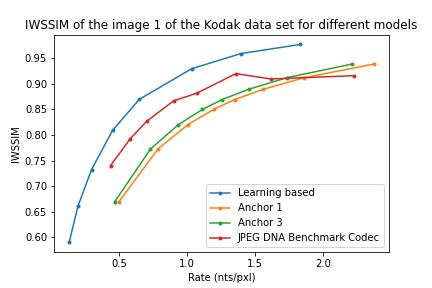
#> input picture CompressAI_pds/examples/Bin/kk/IWSSIMim1.jpeg, 432 x 288 px
$ python psnr.py ../../../../examples/Bin/kk/IWSSIMim1.jpeg ../../../../examples/Bin/kk/IWSSIMim10.jpeg
#> lines starting #> are read from the running program, lines starting #| are printed output that depends on the picture
#> in main, im is the input picture: shape (288, 432, 3); mean R, G, B 244.8, 244.7, 243.9
"""PSNR Metrics"""
import math
import argparse
from skimage import io
import cv2


class RGBYCbCr():
    """RGB YCbCr color converter"""
    def forward(self, inp):
        """Wrapper method to covert RGB to YCbCr

        :param inp: Input image
        :type inp: np.array
        :return: YCbCr image
        :rtype: np.array
        """
        res = cv2.cvtColor(inp, cv2.COLOR_RGB2YCrCb)
        res[:, :, 1], res[:, :, 2] = res[:, :, 2], res[:, :, 1].copy()
        return res

    def inverse(self, inp):
        """Wrapper method to covert YCbCr to RGB

        :param inp: Input YCbCr image
        :type inp: np.array
        :return: RGB image
        :rtype: np.array
        """
        inp[:, :, 1], inp[:, :, 2] = inp[:, :, 2], inp[:, :, 1].copy()
        return cv2.cvtColor(inp, cv2.COLOR_YCrCb2RGB)

class RGBYUV():
    """RGB YCbCr color converter"""
    def forward(self, inp):
        """Wrapper method to covert RGB to YCbCr

        :param inp: Input image
        :type inp: np.array
        :return: YCbCr image
        :rtype: np.array
        """
        res = cv2.cvtColor(inp, cv2.COLOR_RGB2YUV)
        return res

    def inverse(self, inp):
        """Wrapper method to covert YCbCr to RGB

        :param inp: Input YCbCr image
        :type inp: np.array
        :return: RGB image
        :rtype: np.array
        """
        return cv2.cvtColor(inp, cv2.COLOR_YUV2RGB)

def gray_psnr(img1_path, img2_path):
    """Gray level PSNR"""

    img1 = io.imread(img1_path)
    img2 = io.imread(img2_path)

    diff = img1.astype(int) - img2.astype(int)
    mean_squared_error = 0
    for i in range(len(diff)):
        for j in range(len(diff[0])):
            mean_squared_error += diff[i,j] ** 2
        mean_squared_error /= len(diff)
        mean_squared_error /= len(diff[0])
    PSNR = 10 * math.log10((255**2)/mean_squared_error)
    return PSNR

def psnr_y_cb_cr(img1_path, img2_path):
    """PSNR metric on the YCbCr color space"""
    y_cb_cr_transform = RGBYCbCr()

    img1 = io.imread(img1_path)
    img2 = io.imread(img2_path)
    img1_y_cb_cr, img2_y_cb_cr = y_cb_cr_transform.forward(img1), y_cb_cr_transform.forward(img2)

    try:
        assert img1.shape == img2.shape
    except AssertionError as exce:
        print("Images have different sizes")
        raise exce

    PSNR_YCBCR = 0

    for k in range(3):
        diff_y_cb_cr = img1_y_cb_cr[:,:,k].astype(int) - img2_y_cb_cr[:,:,k].astype(int)
        for i in range(len(diff_y_cb_cr)):
            for j in range(len(diff_y_cb_cr[0])):
                mean_squared_error_y_cb_cr += diff_y_cb_cr[i, j]**2
        mean_squared_error_y_cb_cr /= len(diff_y_cb_cr)
        mean_squared_error_y_cb_cr /= len(diff_y_cb_cr[0])
        if k == 0:
            PSNR_YCBCR += 60 * math.log10((255**2)/mean_squared_error_y_cb_cr)
        else:
            PSNR_YCBCR += 10 * math.log10((255**2)/mean_squared_error_y_cb_cr)
    PSNR_YCBCR /= 8
    return PSNR_YCBCR

def psnr_yuv(img1_path, img2_path):
    """PSNR metric on the YUV color space"""
    yuv_transform = RGBYUV()

    img1 = io.imread(img1_path)
    img2 = io.imread(img2_path)
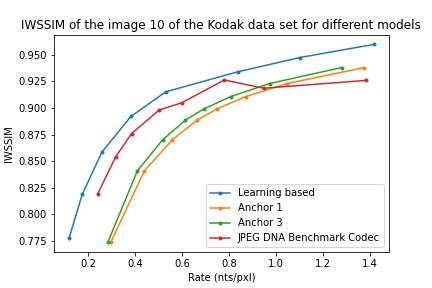
#> input picture CompressAI_pds/examples/Bin/kk/IWSSIMim10.jpeg, 432 x 288 px
#> img2 is the input picture: shape (288, 432, 3); mean R, G, B 243.9, 243.9, 242.9
    img1_yuv, img2_yuv = yuv_transform.forward(img1), yuv_transform.forward(img2)
#> in forward, `res = cv2.cvtColor(inp, cv2.COLOR_RGB2YUV)`: res: shape (288, 432, 3); mean of channels 0, 1, 2 244.7, 127.6, 128.1
#> in forward (call 2), `res = cv2.cvtColor(inp, cv2.COLOR_RGB2YUV)`: res: shape (288, 432, 3); mean of channels 0, 1, 2 243.8, 127.6, 128.1

    try:
        assert img1.shape == img2.shape
    except AssertionError as exce:
        print("Images have different sizes")
        raise exce

    PSNR_YUV = 0

    for k in range(3):
        diff_yuv = img1_yuv[:,:,k].astype(int) - img2_yuv[:,:,k].astype(int)
        mean_squared_error_yuv = 0
        for i in range(len(diff_yuv)):
            for j in range(len(diff_yuv[0])):
                mean_squared_error_yuv += diff_yuv[i, j]**2
        mean_squared_error_yuv /= len(diff_yuv)
        mean_squared_error_yuv /= len(diff_yuv[0])
        if k == 0:
            PSNR_YUV += 60 * math.log10((255**2)/mean_squared_error_yuv)
        else:
            PSNR_YUV += 10 * math.log10((255**2)/mean_squared_error_yuv)
#> this loop made 3 passes
#> (mean_squared_error_yuv, PSNR_YUV) on passes 1 to 3: (1227.8, 103.4), (14.37, 140), (56.99, 170.6)
#> pass 1, in psnr_yuv, `diff_yuv = img1_yuv[:,:,k].astype(int) - img2_yuv[:,:,k].astype(int)`:
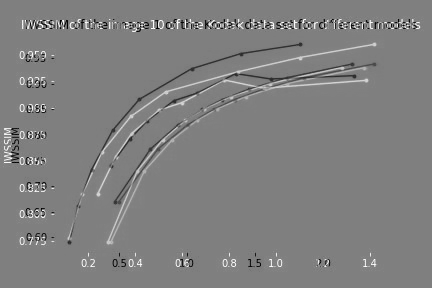
#> diff_yuv: shape (288, 432) int64; min -255, max 255, mean 0.9; drawn with min black and max white
#> pass 2, in psnr_yuv, `diff_yuv = img1_yuv[:,:,k].astype(int) - img2_yuv[:,:,k].astype(int)`:
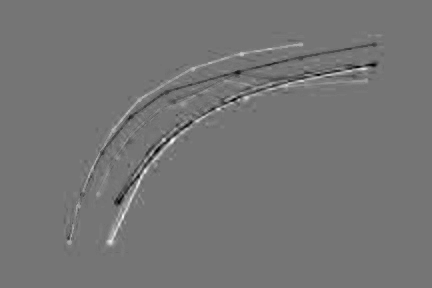
#> diff_yuv: shape (288, 432) int64; min -48, max 56, mean 0; drawn with min black and max white
#> pass 3, in psnr_yuv, `diff_yuv = img1_yuv[:,:,k].astype(int) - img2_yuv[:,:,k].astype(int)`:
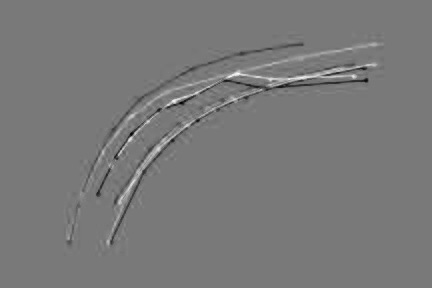
#> diff_yuv: shape (288, 432) int64; min -93, max 102, mean 0; drawn with min black and max white
#> after the loop, PSNR_YUV = 170.6
    PSNR_YUV /= 8
#> PSNR_YUV = 21.32
    return PSNR_YUV

def main(img1_path, img2_path):
    """Main script"""
    im = io.imread(img1_path)
    if len(im.shape) in [3, 4]:
        print(f"PSNR YUV: {psnr_yuv(img1_path, img2_path)}")
        print(f"PSNR YCbCr: {psnr_y_cb_cr(img1_path, img2_path)}")
#> in forward, `res = cv2.cvtColor(inp, cv2.COLOR_RGB2YCrCb)`: res: shape (288, 432, 3); mean of channels 0, 1, 2 244.7, 128.1, 127.6
#> in forward, `res[:, :, 1], res[:, :, 2] = res[:, :, 2], res[:, :, 1].copy()`: res: shape (288, 432, 3); mean of channels 0, 1, 2 244.7, 127.6, 128.1
#> in forward (call 2), `res = cv2.cvtColor(inp, cv2.COLOR_RGB2YCrCb)`: res: shape (288, 432, 3); mean of channels 0, 1, 2 243.8, 128.1, 127.5
#> in forward (call 2), `res[:, :, 1], res[:, :, 2] = res[:, :, 2], res[:, :, 1].copy()`: res: shape (288, 432, 3); mean of channels 0, 1, 2 243.8, 127.5, 128.1
#> after the loop in psnr_y_cb_cr, `for k in range(3):`: PSNR_YCBCR = 0
    else:
        print(f"PSNR: {gray_psnr(img1_path, img2_path)}")

if __name__ == '__main__':
    parser = argparse.ArgumentParser()
    parser.add_argument('IM1PATH',
                        type=str,
                        help='First Image path')
    parser.add_argument('IM2PATH',
                        type=str,
                        help='Second Image path')

    args = parser.parse_args()

    img1_path = args.IM1PATH
    img2_path = args.IM2PATH
#> (the run stopped early here; a loop or call above may not have finished)
